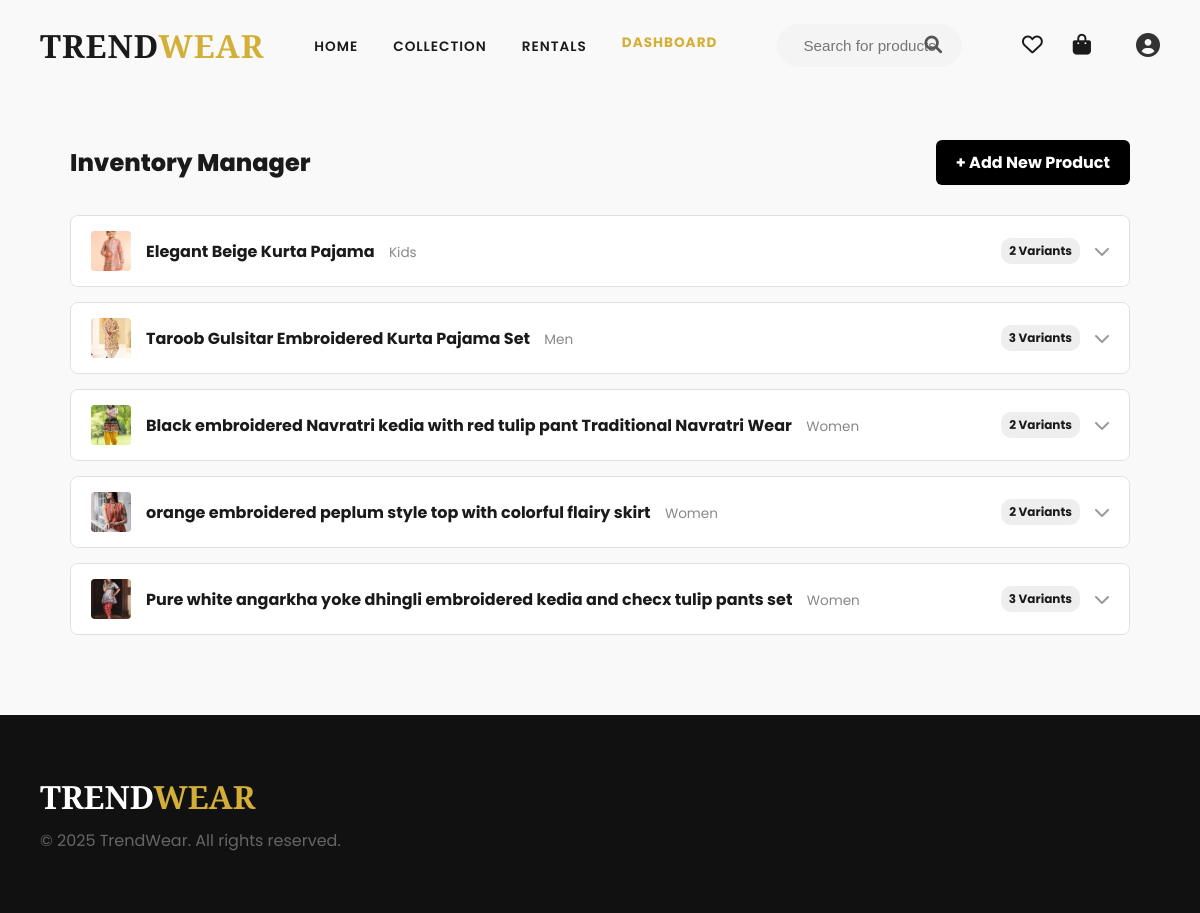
Page /dashboard/inventory/ (signed in) on the committed database.
### shop/models.py (models this page shows, shortened)
class Product(models.Model):
    CATEGORY_CHOICES = (
        ('Men', 'Men'),
        ('Women', 'Women'),
        ('Kids', 'Kids'),
    )
    name = models.CharField(max_length=200)
    description = models.TextField(blank=True, null=True)
    thumbnail = models.ImageField(upload_to='product_thumbnails/', blank=True, null=True)
    category = models.CharField(max_length=20, choices=CATEGORY_CHOICES, default='Men')
    sub_category = models.CharField(max_length=50, blank=True, null=True)
    is_rentable = models.BooleanField(default=False, verbose_name="Available for Rent")
    created_at = models.DateTimeField(auto_now_add=True)
    updated_at = models.DateTimeField(auto_now=True)

### shop/views.py (the view)
# urls.py: path('dashboard/inventory/', views.inventory_list, name='inventory'),
@user_passes_test(is_superuser, login_url='login')
def inventory_list(request):
    products = Product.objects.prefetch_related('variants').all().order_by('-created_at')
    return render(request, 'inventory/list.html', {'products': products})

### shop/views.py (called while the page is built)
def is_superuser(user):
    return user.is_superuser

### templates/inventory/list.html (shortened to what this page needs)
{% extends 'base.html' %}
{% block content %}
<div class="container" style="max-width: 1100px; margin: 40px auto; padding: 0 20px;">
    <div style="display: flex; justify-content: space-between; align-items: center; margin-bottom: 30px;">
        <h2 style="font-weight: 800; margin: 0;">Inventory Manager</h2>
        <a href="{% url 'add_product' %}" class="btn-main">+ Add New Product</a>
    </div>
    <div class="inventory-stack">
        {% for product in products %}
        <details class="product-dropdown">
            <summary class="dropdown-header">
                <div class="ph-left">
                    <div class="img-thumb">
                        {% if product.thumbnail %}
                            <img src="{{ product.thumbnail.url }}">
                        {% endif %}
                    </div>
                    <div>
                        <strong>{{ product.name }}</strong>
                        <span style="color: #888; font-size: 0.85rem; margin-left: 10px;">{{ product.category }}</span>
                    </div>
                </div>
                <div class="ph-right">
                    <span class="badge">{{ product.variants.count }} Variants</span>
                    <i class="fas fa-chevron-down arrow-icon"></i>
                </div>
            </summary>
        </details>
        {% endfor %}
    </div>
</div>
{% endblock %}

### templates/base.html (style rules this page uses)
:root { --primary-color: #0f5132; --accent-color: #d4af37; --text-dark: #1a1a1a; --bg-light: #f9f9f9; --white: #ffffff; --font-heading: 'Playfair Display', serif; --font-body: 'Poppins', sans-serif; }
* { margin: 0; padding: 0; box-sizing: border-box; }
body { background-color: var(--bg-light); color: var(--text-dark); font-family: var(--font-body); overflow-x: hidden; padding-top: 100px; }
a { text-decoration: none; color: inherit; transition: 0.3s; }

### templates/inventory/list.html (style rules this page uses)
.inventory-stack { display: flex; flex-direction: column; gap: 15px; }
.product-dropdown { background: #fff; border: 1px solid #e0e0e0; border-radius: 8px; overflow: hidden; transition: 0.2s; }
.dropdown-header { list-style: none; padding: 15px 20px; background: #fff; display: flex; justify-content: space-between; align-items: center; cursor: pointer; }
.ph-left { display: flex; align-items: center; gap: 15px; }
.ph-right { display: flex; align-items: center; gap: 15px; }
.img-thumb { width: 40px; height: 40px; background: #eee; border-radius: 4px; overflow: hidden; }
.img-thumb img { width: 100%; height: 100%; object-fit: cover; }
.arrow-icon { transition: transform 0.3s; color: #999; }
.btn-main { background: #000; color: #fff; padding: 10px 20px; border-radius: 6px; font-weight: bold; text-decoration: none; }
.badge { background: #eee; padding: 4px 8px; border-radius: 10px; font-size: 0.75rem; font-weight: bold; }

### rows in the picture
Product: thumbnail (picture), name "Elegant Beige Kurta Pajama", category "Kids", variants.count "2"
Product: thumbnail (picture), name "Taroob Gulsitar Embroidered Kurta Pajama Set", category "Men", variants.count "3"
Product: thumbnail (picture), name "Black embroidered Navratri kedia with red tulip pant Traditional Navratri Wear", category "Women", variants.count "2"
Product: thumbnail (picture), name "orange embroidered peplum style top with colorful flairy skirt", category "Women", variants.count "2"
Product: thumbnail (picture), name "Pure white angarkha yoke dhingli embroidered kedia and checx tulip pants set", category "Women", variants.count "3"
